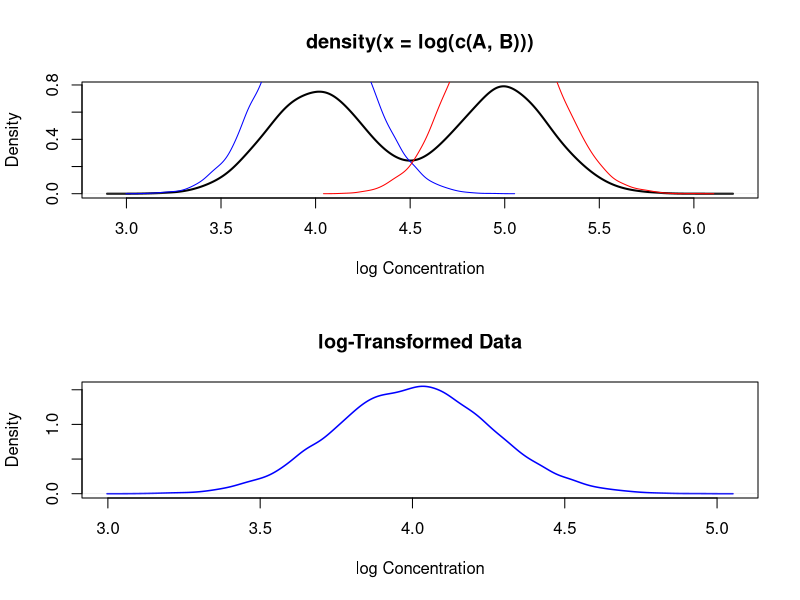

R code for this plot:
## ---- chunk 1
A <- sort(exp(rnorm(10000, 4, 0.25)))
B <- sort(exp(rnorm(10000, 5, 0.25)))
par(mfrow = c(2, 1))
plot(density(log(c(A, B))), xlab = "log Concentration", col = "black", lwd = 2, main = NULL)
lines(density(log(A)), col = "blue", lwd = 1)
lines(density(log(B)), col = "red", lwd = 1)
plot(density(log(A)), xlab = "log Concentration", col = "blue", lwd = 1.5, main = "log-Transformed Data")
